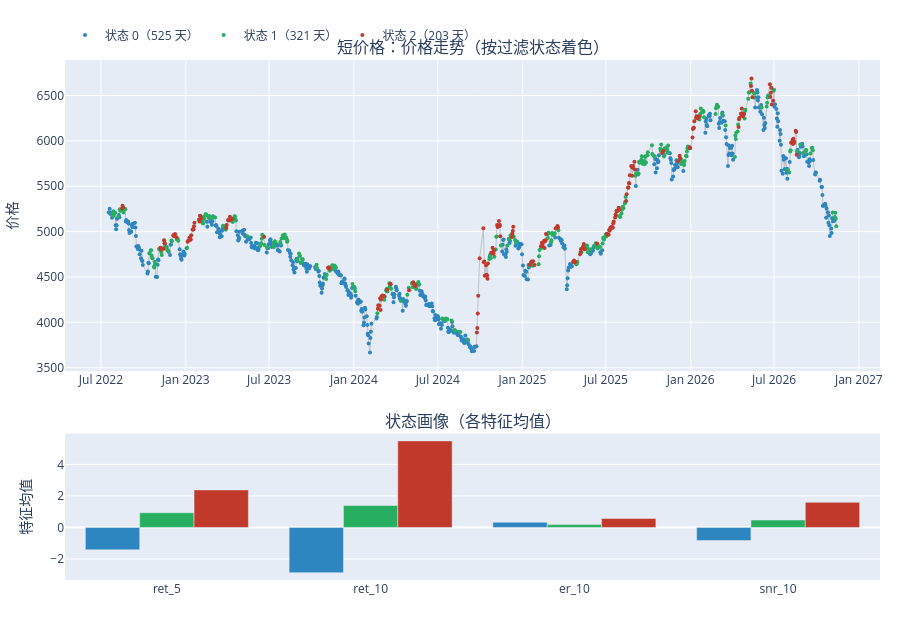

The notebook cell saved with this chart:
### Markdown cell above
## 一、短价格（5–10 日）

### Code cell
plot_states('短价格').show()

### Figure 1 — Plotly figure (JSON) as saved in the notebook; plotly's stock layout.template omitted (floating-point values rounded to 4 significant figures; data arrays with more than 128 entries replaced by an {"elided": "..."} marker saying what was removed)
{"data": [{"line": {"color": "#BDC3C7", "width": 1}, "mode": "lines", "name": "价格", "showlegend": false, "type": "scatter", "x": {"elided": "1049 str values"}, "xaxis": "x", "y": {"elided": "1049 float values"}, "yaxis": "y"}, {"marker": {"color": "#2E86C1", "size": 4}, "mode": "markers", "name": "状态 0（525 天）", "type": "scatter", "x": {"elided": "525 str values"}, "xaxis": "x", "y": {"elided": "525 float values"}, "yaxis": "y"}, {"marker": {"color": "#27AE60", "size": 4}, "mode": "markers", "name": "状态 1（321 天）", "type": "scatter", "x": {"elided": "321 str values"}, "xaxis": "x", "y": {"elided": "321 float values"}, "yaxis": "y"}, {"marker": {"color": "#C0392B", "size": 4}, "mode": "markers", "name": "状态 2（203 天）", "type": "scatter", "x": {"elided": "203 str values"}, "xaxis": "x", "y": {"elided": "203 float values"}, "yaxis": "y"}, {"marker": {"color": "#2E86C1"}, "name": "状态 0", "showlegend": false, "type": "bar", "x": ["ret_5", "ret_10", "er_10", "snr_10"], "xaxis": "x2", "y": [-1.42, -2.87, 0.33, -0.83], "yaxis": "y2"}, {"marker": {"color": "#27AE60"}, "name": "状态 1", "showlegend": false, "type": "bar", "x": ["ret_5", "ret_10", "er_10", "snr_10"], "xaxis": "x2", "y": [0.93, 1.39, 0.18, 0.47], "yaxis": "y2"}, {"marker": {"color": "#C0392B"}, "name": "状态 2", "showlegend": false, "type": "bar", "x": ["ret_5", "ret_10", "er_10", "snr_10"], "xaxis": "x2", "y": [2.38, 5.49, 0.57, 1.59], "yaxis": "y2"}], "layout": {"annotations": [{"font": {"size": 16}, "showarrow": false, "text": "短价格：价格走势（按过滤状态着色）", "x": 0.5, "xanchor": "center", "xref": "paper", "y": 1.0, "yanchor": "bottom", "yref": "paper"}, {"font": {"size": 16}, "showarrow": false, "text": "状态画像（各特征均值）", "x": 0.5, "xanchor": "center", "xref": "paper", "y": 0.2816, "yanchor": "bottom", "yref": "paper"}], "height": 620, "hovermode": "x unified", "legend": {"orientation": "h", "y": 1.02, "yanchor": "bottom"}, "margin": {"b": 40, "l": 40, "r": 20, "t": 60}, "xaxis": {"anchor": "y", "domain": [0.0, 1.0]}, "xaxis2": {"anchor": "y2", "domain": [0.0, 1.0]}, "yaxis": {"anchor": "x", "domain": [0.4016, 1.0], "title": {"text": "价格"}}, "yaxis2": {"anchor": "x2", "domain": [0.0, 0.2816], "title": {"text": "特征均值"}}}}
